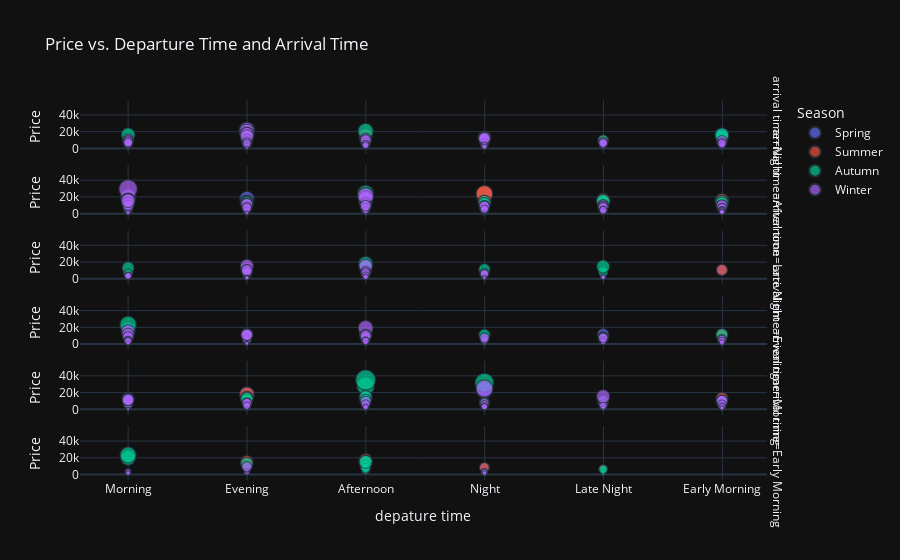

Notebook source saved alongside this figure:
### Code cell
import plotly.express as px

# Assuming your DataFrame is named 'data'
fig = px.scatter(data, 
                 x='depature time',  # Assuming there is a typo in your column name 'depature time'
                 y='Price', 
                 color='Season',
                 size='Price',
                 facet_row='arrival time',
                 title='Price vs. Departure Time and Arrival Time',
                 template='plotly_dark')

fig.show()

### Figure 1 — Plotly figure (JSON) as saved in the notebook; plotly's stock layout.template omitted (floating-point values rounded to 4 significant figures; data arrays with more than 128 entries replaced by an {"elided": "..."} marker saying what was removed)
{"data": [{"hovertemplate": "Season=Spring<br>arrival time=Night<br>depature time=%{x}<br>Price=%{marker.size}<extra></extra>", "legendgroup": "Spring", "marker": {"color": "#636efa", "size": {"elided": "268 float values"}, "sizemode": "area", "sizeref": 89.27, "symbol": "circle"}, "mode": "markers", "name": "Spring", "showlegend": true, "type": "scattergl", "x": {"elided": "268 str values"}, "xaxis": "x6", "y": {"elided": "268 float values"}, "yaxis": "y6"}, {"hovertemplate": "Season=Spring<br>arrival time=Afternoon<br>depature time=%{x}<br>Price=%{marker.size}<extra></extra>", "legendgroup": "Spring", "marker": {"color": "#636efa", "size": {"elided": "336 float values"}, "sizemode": "area", "sizeref": 89.27, "symbol": "circle"}, "mode": "markers", "name": "Spring", "showlegend": false, "type": "scattergl", "x": {"elided": "336 str values"}, "xaxis": "x5", "y": {"elided": "336 float values"}, "yaxis": "y5"}, {"hovertemplate": "Season=Spring<br>arrival time=Late Night<br>depature time=%{x}<br>Price=%{marker.size}<extra></extra>", "legendgroup": "Spring", "marker": {"color": "#636efa", "size": [2727.0, 8291.0, 1267.0, 8507.0, 6770.0, 1431.0, 2028.0, 6134.0, 5269.0, 2353.0, 3658.0, 6770.0, 2752.0, 1562.0, 6385.0, 6115.0, 5624.0, 1581.0, 6115.0, 1878.0, 2725.0, 5624.0, 8288.0, 1698.0, 1572.0, 3066.0, 3877.0, 2866.0, 4778.0, 1005.0, 2157.0, 3494.0, 2364.0, 4570.0, 7125.0, 8507.0, 6880.0, 1829.0, 4152.0, 2695.0, 2730, 4060.0, 10670.0, 6115.0, 5722.0, 6424.0, 6115.0, 5722.0, 5187, 2812.0, 1504.0, 11050.0, 1777.0, 1013.0, 6279, 3511.0, 2520.0, 5460, 6880.0, 6391.0, 3522.0, 3331.0, 8616.0, 6115.0, 5050.0, 4180.0, 4696.0, 4169.0, 3388.0, 6224.0, 4177.0, 2110.0, 7305.0, 3781.0, 3200.0, 1267.0, 1562.0, 8264.0, 2359.0, 9995.0, 5212.0, 3404.0, 5736.0, 6486.0, 2946.0, 4311.0, 1133.0, 3781.0, 5212.0], "sizemode": "area", "sizeref": 89.27, "symbol": "circle"}, "mode": "markers", "name": "Spring", "showlegend": false, "type": "scattergl", "x": ["Afternoon", "Afternoon", "Night", "Evening", "Afternoon", "Evening", "Evening", "Afternoon", "Afternoon", "Evening", "Afternoon", "Morning", "Afternoon", "Evening", "Afternoon", "Evening", "Afternoon", "Evening", "Evening", "Late Night", "Late Night", "Afternoon", "Afternoon", "Evening", "Evening", "Evening", "Night", "Evening", "Evening", "Evening", "Afternoon", "Evening", "Afternoon", "Evening", "Afternoon", "Evening", "Afternoon", "Afternoon", "Evening", "Evening", "Morning", "Afternoon", "Evening", "Afternoon", "Afternoon", "Evening", "Evening", "Evening", "Afternoon", "Evening", "Late Night", "Early Morning", "Evening", "Night", "Afternoon", "Evening", "Night", "Afternoon", "Afternoon", "Evening", "Night", "Evening", "Evening", "Afternoon", "Afternoon", "Afternoon", "Afternoon", "Afternoon", "Night", "Evening", "Afternoon", "Afternoon", "Afternoon", "Afternoon", "Afternoon", "Night", "Morning", "Afternoon", "Evening", "Afternoon", "Afternoon", "Afternoon", "Afternoon", "Afternoon", "Afternoon", "Afternoon", "Evening", "Afternoon", "Afternoon"], "xaxis": "x4", "y": [2727.0, 8291.0, 1267.0, 8507.0, 6770.0, 1431.0, 2028.0, 6134.0, 5269.0, 2353.0, 3658.0, 6770.0, 2752.0, 1562.0, 6385.0, 6115.0, 5624.0, 1581.0, 6115.0, 1878.0, 2725.0, 5624.0, 8288.0, 1698.0, 1572.0, 3066.0, 3877.0, 2866.0, 4778.0, 1005.0, 2157.0, 3494.0, 2364.0, 4570.0, 7125.0, 8507.0, 6880.0, 1829.0, 4152.0, 2695.0, 2730, 4060.0, 10670.0, 6115.0, 5722.0, 6424.0, 6115.0, 5722.0, 5187, 2812.0, 1504.0, 11050.0, 1777.0, 1013.0, 6279, 3511.0, 2520.0, 5460, 6880.0, 6391.0, 3522.0, 3331.0, 8616.0, 6115.0, 5050.0, 4180.0, 4696.0, 4169.0, 3388.0, 6224.0, 4177.0, 2110.0, 7305.0, 3781.0, 3200.0, 1267.0, 1562.0, 8264.0, 2359.0, 9995.0, 5212.0, 3404.0, 5736.0, 6486.0, 2946.0, 4311.0, 1133.0, 3781.0, 5212.0], "yaxis": "y4"}, {"hovertemplate": "Season=Spring<br>arrival time=Evening<br>depature time=%{x}<br>Price=%{marker.size}<extra></extra>", "legendgroup": "Spring", "marker": {"color": "#636efa", "size": {"elided": "235 float values"}, "sizemode": "area", "sizeref": 89.27, "symbol": "circle"}, "mode": "markers", "name": "Spring", "showlegend": false, "type": "scattergl", "x": {"elided": "235 str values"}, "xaxis": "x3", "y": {"elided": "235 float values"}, "yaxis": "y3"}, {"hovertemplate": "Season=Spring<br>arrival time=Morning<br>depature time=%{x}<br>Price=%{marker.size}<extra></extra>", "legendgroup": "Spring", "marker": {"color": "#636efa", "size": {"elided": "160 float values"}, "sizemode": "area", "sizeref": 89.27, "symbol": "circle"}, "mode": "markers", "name": "Spring", "showlegend": false, "type": "scattergl", "x": {"elided": "160 str values"}, "xaxis": "x2", "y": {"elided": "160 float values"}, "yaxis": "y2"}, {"hovertemplate": "Season=Spring<br>arrival time=Early Morning<br>depature time=%{x}<br>Price=%{marker.size}<extra></extra>", "legendgroup": "Spring", "marker": {"color": "#636efa", "size": [8520.0, 9700.0, 3396.0, 3524.0, 1660.0, 1269.0, 1622.0, 9675.0], "sizemode": "area", "sizeref": 89.27, "symbol": "circle"}, "mode": "markers", "name": "Spring", "showlegend": false, "type": "scattergl", "x": ["Night", "Afternoon", "Night", "Night", "Night", "Night", "Late Night", "Afternoon"], "xaxis": "x", "y": [8520.0, 9700.0, 3396.0, 3524.0, 1660.0, 1269.0, 1622.0, 9675.0], "yaxis": "y"}, {"hovertemplate": "Season=Summer<br>arrival time=Night<br>depature time=%{x}<br>Price=%{marker.size}<extra></extra>", "legendgroup": "Summer", "marker": {"color": "#EF553B", "size": {"elided": "252 float values"}, "sizemode": "area", "sizeref": 89.27, "symbol": "circle"}, "mode": "markers", "name": "Summer", "showlegend": true, "type": "scattergl", "x": {"elided": "252 str values"}, "xaxis": "x6", "y": {"elided": "252 float values"}, "yaxis": "y6"}, {"hovertemplate": "Season=Summer<br>arrival time=Afternoon<br>depature time=%{x}<br>Price=%{marker.size}<extra></extra>", "legendgroup": "Summer", "marker": {"color": "#EF553B", "size": {"elided": "341 float values"}, "sizemode": "area", "sizeref": 89.27, "symbol": "circle"}, "mode": "markers", "name": "Summer", "showlegend": false, "type": "scattergl", "x": {"elided": "341 str values"}, "xaxis": "x5", "y": {"elided": "341 float values"}, "yaxis": "y5"}, {"hovertemplate": "Season=Summer<br>arrival time=Late Night<br>depature time=%{x}<br>Price=%{marker.size}<extra></extra>", "legendgroup": "Summer", "marker": {"color": "#EF553B", "size": [3194.0, 5733, 7862.0, 1774.0, 2594.0, 3658.0, 3658.0, 8294.0, 999.2, 2129.0, 10020.0, 6779.0, 4685.0, 8507.0, 2569.0, 4641, 4728.0, 10570.0, 6170.0, 6170.0, 3085.0, 2866.0, 6497.0, 7316.0, 7780.0, 3620.0, 1283.0, 3931.0, 7054.0, 10570.0, 3265.0, 7423.0, 7759.0, 3658.0, 6907.0, 5378.0, 3194.0, 8695.0, 2785.0, 7082.0, 7082.0, 7780.0, 4313.0, 2157.0, 7472.0, 10020.0, 7082.0, 11050.0, 2708.0, 2512.0, 1870.0, 9664.0, 3781.0, 7082.0, 2457, 3265.0, 7412.0, 3527.0, 7456.0, 4286.0, 3385.0, 3612.0, 15040.0, 1870.0, 4040.0, 6279, 5487.0, 7054.0, 5214.0, 4641, 1332.0, 4313.0, 2129.0, 4079.0, 3112.0, 7456.0, 6162.0, 2735.0, 3931.0, 2075.0, 1906.0, 3415.0, 6962.0, 8695.0, 4182.0, 6115.0, 7469.0, 7082.0, 4147.0, 6907.0, 5733, 2695.0, 7780.0, 10510.0, 4641, 2048.0, 6279, 4384.0, 6137.0, 2866.0, 12950.0, 1228.0, 3265.0, 3246.0, 4586.0, 3931.0, 6140.0, 7054.0, 7295.0, 2787.0, 11050.0], "sizemode": "area", "sizeref": 89.27, "symbol": "circle"}, "mode": "markers", "name": "Summer", "showlegend": false, "type": "scattergl", "x": ["Evening", "Evening", "Afternoon", "Evening", "Afternoon", "Night", "Night", "Afternoon", "Evening", "Afternoon", "Evening", "Afternoon", "Afternoon", "Evening", "Afternoon", "Evening", "Evening", "Afternoon", "Evening", "Evening", "Evening", "Evening", "Afternoon", "Afternoon", "Afternoon", "Evening", "Evening", "Evening", "Afternoon", "Evening", "Afternoon", "Afternoon", "Afternoon", "Afternoon", "Afternoon", "Afternoon", "Afternoon", "Afternoon", "Morning", "Afternoon", "Evening", "Afternoon", "Afternoon", "Afternoon", "Afternoon", "Afternoon", "Afternoon", "Early Morning", "Evening", "Afternoon", "Night", "Evening", "Afternoon", "Afternoon", "Evening", "Afternoon", "Afternoon", "Night", "Evening", "Afternoon", "Afternoon", "Evening", "Afternoon", "Night", "Evening", "Afternoon", "Afternoon", "Afternoon", "Evening", "Evening", "Morning", "Evening", "Evening", "Afternoon", "Afternoon", "Afternoon", "Afternoon", "Morning", "Evening", "Evening", "Evening", "Morning", "Afternoon", "Afternoon", "Afternoon", "Evening", "Afternoon", "Afternoon", "Afternoon", "Afternoon", "Afternoon", "Late Night", "Afternoon", "Evening", "Afternoon", "Evening", "Night", "Afternoon", "Afternoon", "Afternoon", "Evening", "Night", "Afternoon", "Evening", "Evening", "Morning", "Afternoon", "Afternoon", "Evening", "Evening", "Evening"], "xaxis": "x4", "y": [3194.0, 5733, 7862.0, 1774.0, 2594.0, 3658.0, 3658.0, 8294.0, 999.2, 2129.0, 10020.0, 6779.0, 4685.0, 8507.0, 2569.0, 4641, 4728.0, 10570.0, 6170.0, 6170.0, 3085.0, 2866.0, 6497.0, 7316.0, 7780.0, 3620.0, 1283.0, 3931.0, 7054.0, 10570.0, 3265.0, 7423.0, 7759.0, 3658.0, 6907.0, 5378.0, 3194.0, 8695.0, 2785.0, 7082.0, 7082.0, 7780.0, 4313.0, 2157.0, 7472.0, 10020.0, 7082.0, 11050.0, 2708.0, 2512.0, 1870.0, 9664.0, 3781.0, 7082.0, 2457, 3265.0, 7412.0, 3527.0, 7456.0, 4286.0, 3385.0, 3612.0, 15040.0, 1870.0, 4040.0, 6279, 5487.0, 7054.0, 5214.0, 4641, 1332.0, 4313.0, 2129.0, 4079.0, 3112.0, 7456.0, 6162.0, 2735.0, 3931.0, 2075.0, 1906.0, 3415.0, 6962.0, 8695.0, 4182.0, 6115.0, 7469.0, 7082.0, 4147.0, 6907.0, 5733, 2695.0, 7780.0, 10510.0, 4641, 2048.0, 6279, 4384.0, 6137.0, 2866.0, 12950.0, 1228.0, 3265.0, 3246.0, 4586.0, 3931.0, 6140.0, 7054.0, 7295.0, 2787.0, 11050.0], "yaxis": "y4"}, {"hovertemplate": "Season=Summer<br>arrival time=Evening<br>depature time=%{x}<br>Price=%{marker.size}<extra></extra>", "legendgroup": "Summer", "marker": {"color": "#EF553B", "size": {"elided": "208 float values"}, "sizemode": "area", "sizeref": 89.27, "symbol": "circle"}, "mode": "markers", "name": "Summer", "showlegend": false, "type": "scattergl", "x": {"elided": "208 str values"}, "xaxis": "x3", "y": {"elided": "208 float values"}, "yaxis": "y3"}, {"hovertemplate": "Season=Summer<br>arrival time=Morning<br>depature time=%{x}<br>Price=%{marker.size}<extra></extra>", "legendgroup": "Summer", "marker": {"color": "#EF553B", "size": {"elided": "163 float values"}, "sizemode": "area", "sizeref": 89.27, "symbol": "circle"}, "mode": "markers", "name": "Summer", "showlegend": false, "type": "scattergl", "x": {"elided": "163 str values"}, "xaxis": "x2", "y": {"elided": "163 float values"}, "yaxis": "y2"}, {"hovertemplate": "Season=Summer<br>arrival time=Early Morning<br>depature time=%{x}<br>Price=%{marker.size}<extra></extra>", "legendgroup": "Summer", "marker": {"color": "#EF553B", "size": [6795.0, 6530.0, 8681.0, 2563.0, 16860.0, 9705.0, 15040.0, 2869.0, 3494.0, 8081.0, 4922.0, 1613.0, 6547.0, 3030.0, 1398.0, 1518.0], "sizemode": "area", "sizeref": 89.27, "symbol": "circle"}, "mode": "markers", "name": "Summer", "showlegend": false, "type": "scattergl", "x": ["Afternoon", "Late Night", "Night", "Late Night", "Afternoon", "Afternoon", "Evening", "Late Night", "Late Night", "Afternoon", "Afternoon", "Late Night", "Late Night", "Night", "Late Night", "Late Night"], "xaxis": "x", "y": [6795.0, 6530.0, 8681.0, 2563.0, 16860.0, 9705.0, 15040.0, 2869.0, 3494.0, 8081.0, 4922.0, 1613.0, 6547.0, 3030.0, 1398.0, 1518.0], "yaxis": "y"}, {"hovertemplate": "Season=Autumn<br>arrival time=Night<br>depature time=%{x}<br>Price=%{marker.size}<extra></extra>", "legendgroup": "Autumn", "marker": {"color": "#00cc96", "size": {"elided": "237 float values"}, "sizemode": "area", "sizeref": 89.27, "symbol": "circle"}, "mode": "markers", "name": "Autumn", "showlegend": true, "type": "scattergl", "x": {"elided": "237 str values"}, "xaxis": "x6", "y": {"elided": "237 float values"}, "yaxis": "y6"}, {"hovertemplate": "Season=Autumn<br>arrival time=Afternoon<br>depature time=%{x}<br>Price=%{marker.size}<extra></extra>", "legendgroup": "Autumn", "marker": {"color": "#00cc96", "size": {"elided": "339 float values"}, "sizemode": "area", "sizeref": 89.27, "symbol": "circle"}, "mode": "markers", "name": "Autumn", "showlegend": false, "type": "scattergl", "x": {"elided": "339 str values"}, "xaxis": "x5", "y": {"elided": "339 float values"}, "yaxis": "y5"}, {"hovertemplate": "Season=Autumn<br>arrival time=Late Night<br>depature time=%{x}<br>Price=%{marker.size}<extra></extra>", "legendgroup": "Autumn", "marker": {"color": "#00cc96", "size": [2157.0, 7054.0, 8681.0, 3156.0, 3931.0, 10140.0, 10020.0, 7780.0, 3844.0, 4313.0, 8026.0, 11150.0, 5460, 7262.0, 8709.0, 10140.0, 7082.0, 1447.0, 2211.0, 8081.0, 3912.0, 3557.0, 3817.0, 10730.0, 11850.0, 5378.0, 15200.0, 3522.0, 1515.0, 5187, 5378.0, 1635.0, 5878.0, 7054.0, 5460, 1611.0, 3879.0, 8081.0, 13850.0, 1753.0, 8081.0, 4559.0, 7780.0, 5460, 5460, 7082.0, 4559.0, 6314.0, 6907.0, 2875.0, 8081.0, 5495.0, 6061.0, 6314.0, 4341.0, 1884.0, 4723.0, 7082.0, 4641, 8709.0, 8681.0, 1829.0, 3827.0, 3658.0, 7054.0, 10220.0, 7780.0, 2277.0, 7780.0, 7262.0, 8569.0, 5214.0, 8081.0, 2157.0, 1622.0, 2239.0, 7054.0, 6314.0, 1802.0, 2866.0, 6907.0, 1209.0, 4586.0, 8559.0, 1829.0, 8119.0, 7054.0, 1611.0, 4191.0, 7082.0, 10020.0, 4395.0, 7180.0, 10460.0, 4586.0, 4079.0, 4723.0, 5460, 3522.0, 18420.0, 3931.0, 5460, 7082.0, 13570.0, 5269.0, 7082.0, 7082.0, 6907.0, 5378.0, 2009.0, 1938.0, 5242.0, 10870.0, 6907.0, 6061.0, 2274.0], "sizemode": "area", "sizeref": 89.27, "symbol": "circle"}, "mode": "markers", "name": "Autumn", "showlegend": false, "type": "scattergl", "x": ["Afternoon", "Afternoon", "Evening", "Morning", "Morning", "Afternoon", "Evening", "Afternoon", "Afternoon", "Afternoon", "Afternoon", "Evening", "Afternoon", "Evening", "Late Night", "Evening", "Afternoon", "Evening", "Afternoon", "Morning", "Afternoon", "Afternoon", "Afternoon", "Evening", "Night", "Afternoon", "Late Night", "Morning", "Evening", "Afternoon", "Afternoon", "Evening", "Evening", "Afternoon", "Morning", "Morning", "Afternoon", "Afternoon", "Afternoon", "Afternoon", "Morning", "Morning", "Afternoon", "Afternoon", "Afternoon", "Afternoon", "Morning", "Afternoon", "Morning", "Afternoon", "Afternoon", "Evening", "Evening", "Afternoon", "Afternoon", "Morning", "Evening", "Afternoon", "Afternoon", "Afternoon", "Evening", "Evening", "Afternoon", "Evening", "Afternoon", "Afternoon", "Afternoon", "Evening", "Afternoon", "Afternoon", "Afternoon", "Afternoon", "Afternoon", "Afternoon", "Evening", "Morning", "Afternoon", "Afternoon", "Evening", "Evening", "Morning", "Afternoon", "Afternoon", "Afternoon", "Afternoon", "Afternoon", "Afternoon", "Morning", "Afternoon", "Afternoon", "Afternoon", "Afternoon", "Afternoon", "Evening", "Morning", "Afternoon", "Evening", "Afternoon", "Morning", "Afternoon", "Evening", "Morning", "Afternoon", "Morning", "Afternoon", "Evening", "Evening", "Morning", "Morning", "Late Night", "Afternoon", "Morning", "Evening", "Morning", "Evening", "Afternoon"], "xaxis": "x4", "y": [2157.0, 7054.0, 8681.0, 3156.0, 3931.0, 10140.0, 10020.0, 7780.0, 3844.0, 4313.0, 8026.0, 11150.0, 5460, 7262.0, 8709.0, 10140.0, 7082.0, 1447.0, 2211.0, 8081.0, 3912.0, 3557.0, 3817.0, 10730.0, 11850.0, 5378.0, 15200.0, 3522.0, 1515.0, 5187, 5378.0, 1635.0, 5878.0, 7054.0, 5460, 1611.0, 3879.0, 8081.0, 13850.0, 1753.0, 8081.0, 4559.0, 7780.0, 5460, 5460, 7082.0, 4559.0, 6314.0, 6907.0, 2875.0, 8081.0, 5495.0, 6061.0, 6314.0, 4341.0, 1884.0, 4723.0, 7082.0, 4641, 8709.0, 8681.0, 1829.0, 3827.0, 3658.0, 7054.0, 10220.0, 7780.0, 2277.0, 7780.0, 7262.0, 8569.0, 5214.0, 8081.0, 2157.0, 1622.0, 2239.0, 7054.0, 6314.0, 1802.0, 2866.0, 6907.0, 1209.0, 4586.0, 8559.0, 1829.0, 8119.0, 7054.0, 1611.0, 4191.0, 7082.0, 10020.0, 4395.0, 7180.0, 10460.0, 4586.0, 4079.0, 4723.0, 5460, 3522.0, 18420.0, 3931.0, 5460, 7082.0, 13570.0, 5269.0, 7082.0, 7082.0, 6907.0, 5378.0, 2009.0, 1938.0, 5242.0, 10870.0, 6907.0, 6061.0, 2274.0], "yaxis": "y4"}, {"hovertemplate": "Season=Autumn<br>arrival time=Evening<br>depature time=%{x}<br>Price=%{marker.size}<extra></extra>", "legendgroup": "Autumn", "marker": {"color": "#00cc96", "size": {"elided": "222 float values"}, "sizemode": "area", "sizeref": 89.27, "symbol": "circle"}, "mode": "markers", "name": "Autumn", "showlegend": false, "type": "scattergl", "x": {"elided": "222 str values"}, "xaxis": "x3", "y": {"elided": "222 float values"}, "yaxis": "y3"}, {"hovertemplate": "Season=Autumn<br>arrival time=Morning<br>depature time=%{x}<br>Price=%{marker.size}<extra></extra>", "legendgroup": "Autumn", "marker": {"color": "#00cc96", "size": {"elided": "157 float values"}, "sizemode": "area", "sizeref": 89.27, "symbol": "circle"}, "mode": "markers", "name": "Autumn", "showlegend": false, "type": "scattergl", "x": {"elided": "157 str values"}, "xaxis": "x2", "y": {"elided": "157 float values"}, "yaxis": "y2"}, {"hovertemplate": "Season=Autumn<br>arrival time=Early Morning<br>depature time=%{x}<br>Price=%{marker.size}<extra></extra>", "legendgroup": "Autumn", "marker": {"color": "#00cc96", "size": [5378.0, 20190.0, 15200.0, 11080.0, 4652.0, 5542.0, 3030.0, 1521.0, 5362.0, 11030.0, 23640.0, 2869.0, 8081.0, 6541.0, 13310.0, 15200.0], "sizemode": "area", "sizeref": 89.27, "symbol": "circle"}, "mode": "markers", "name": "Autumn", "showlegend": false, "type": "scattergl", "x": ["Afternoon", "Morning", "Afternoon", "Afternoon", "Late Night", "Afternoon", "Night", "Late Night", "Afternoon", "Afternoon", "Morning", "Late Night", "Afternoon", "Late Night", "Evening", "Afternoon"], "xaxis": "x", "y": [5378.0, 20190.0, 15200.0, 11080.0, 4652.0, 5542.0, 3030.0, 1521.0, 5362.0, 11030.0, 23640.0, 2869.0, 8081.0, 6541.0, 13310.0, 15200.0], "yaxis": "y"}, {"hovertemplate": "Season=Winter<br>arrival time=Night<br>depature time=%{x}<br>Price=%{marker.size}<extra></extra>", "legendgroup": "Winter", "marker": {"color": "#ab63fa", "size": {"elided": "290 float values"}, "sizemode": "area", "sizeref": 89.27, "symbol": "circle"}, "mode": "markers", "name": "Winter", "showlegend": true, "type": "scattergl", "x": {"elided": "290 str values"}, "xaxis": "x6", "y": {"elided": "290 float values"}, "yaxis": "y6"}, {"hovertemplate": "Season=Winter<br>arrival time=Afternoon<br>depature time=%{x}<br>Price=%{marker.size}<extra></extra>", "legendgroup": "Winter", "marker": {"color": "#ab63fa", "size": {"elided": "331 float values"}, "sizemode": "area", "sizeref": 89.27, "symbol": "circle"}, "mode": "markers", "name": "Winter", "showlegend": false, "type": "scattergl", "x": {"elided": "331 str values"}, "xaxis": "x5", "y": {"elided": "331 float values"}, "yaxis": "y5"}, {"hovertemplate": "Season=Winter<br>arrival time=Late Night<br>depature time=%{x}<br>Price=%{marker.size}<extra></extra>", "legendgroup": "Winter", "marker": {"color": "#ab63fa", "size": [6224.0, 6306.0, 4161.0, 10670.0, 6525.0, 6279, 4199.0, 1723.0, 2700.0, 1016.0, 1829.0, 2020.0, 2159.0, 1540.0, 1512.0, 1507.0, 10540.0, 2697.0, 3789.0, 4341.0, 9511.0, 5687.0, 4341.0, 3915.0, 9558.0, 2320.0, 15920.0, 1013.0, 1313.0, 6031.0, 10670.0, 6486.0, 3797.0, 1720.0, 4242.0, 7016.0, 7469.0, 15890.0, 7868.0, 2394.0, 3410.0, 4196.0, 8924.0, 4199.0, 2056.0, 5474.0, 6279, 8507.0, 2501.0, 7090.0, 2320.0, 10670.0, 1919.0, 2419.0, 1400.0, 1540.0, 1805.0, 4341.0, 2703.0], "sizemode": "area", "sizeref": 89.27, "symbol": "circle"}, "mode": "markers", "name": "Winter", "showlegend": false, "type": "scattergl", "x": ["Afternoon", "Afternoon", "Evening", "Evening", "Afternoon", "Afternoon", "Afternoon", "Evening", "Afternoon", "Afternoon", "Evening", "Afternoon", "Night", "Evening", "Late Night", "Late Night", "Evening", "Afternoon", "Morning", "Morning", "Afternoon", "Afternoon", "Afternoon", "Afternoon", "Afternoon", "Afternoon", "Evening", "Afternoon", "Evening", "Afternoon", "Evening", "Afternoon", "Morning", "Evening", "Afternoon", "Night", "Afternoon", "Afternoon", "Afternoon", "Night", "Afternoon", "Afternoon", "Afternoon", "Afternoon", "Afternoon", "Afternoon", "Night", "Evening", "Late Night", "Afternoon", "Afternoon", "Evening", "Evening", "Afternoon", "Night", "Evening", "Afternoon", "Afternoon", "Afternoon"], "xaxis": "x4", "y": [6224.0, 6306.0, 4161.0, 10670.0, 6525.0, 6279, 4199.0, 1723.0, 2700.0, 1016.0, 1829.0, 2020.0, 2159.0, 1540.0, 1512.0, 1507.0, 10540.0, 2697.0, 3789.0, 4341.0, 9511.0, 5687.0, 4341.0, 3915.0, 9558.0, 2320.0, 15920.0, 1013.0, 1313.0, 6031.0, 10670.0, 6486.0, 3797.0, 1720.0, 4242.0, 7016.0, 7469.0, 15890.0, 7868.0, 2394.0, 3410.0, 4196.0, 8924.0, 4199.0, 2056.0, 5474.0, 6279, 8507.0, 2501.0, 7090.0, 2320.0, 10670.0, 1919.0, 2419.0, 1400.0, 1540.0, 1805.0, 4341.0, 2703.0], "yaxis": "y4"}, {"hovertemplate": "Season=Winter<br>arrival time=Evening<br>depature time=%{x}<br>Price=%{marker.size}<extra></extra>", "legendgroup": "Winter", "marker": {"color": "#ab63fa", "size": {"elided": "247 float values"}, "sizemode": "area", "sizeref": 89.27, "symbol": "circle"}, "mode": "markers", "name": "Winter", "showlegend": false, "type": "scattergl", "x": {"elided": "247 str values"}, "xaxis": "x3", "y": {"elided": "247 float values"}, "yaxis": "y3"}, {"hovertemplate": "Season=Winter<br>arrival time=Morning<br>depature time=%{x}<br>Price=%{marker.size}<extra></extra>", "legendgroup": "Winter", "marker": {"color": "#ab63fa", "size": {"elided": "156 float values"}, "sizemode": "area", "sizeref": 89.27, "symbol": "circle"}, "mode": "markers", "name": "Winter", "showlegend": false, "type": "scattergl", "x": {"elided": "156 str values"}, "xaxis": "x2", "y": {"elided": "156 float values"}, "yaxis": "y2"}, {"hovertemplate": "Season=Winter<br>arrival time=Early Morning<br>depature time=%{x}<br>Price=%{marker.size}<extra></extra>", "legendgroup": "Winter", "marker": {"color": "#ab63fa", "size": [3500.0, 3404.0, 1005.0, 2479.0, 2984.0, 909.1, 9386.0, 1840.0, 1163.0, 3382.0, 1848.0], "sizemode": "area", "sizeref": 89.27, "symbol": "circle"}, "mode": "markers", "name": "Winter", "showlegend": false, "type": "scattergl", "x": ["Night", "Morning", "Night", "Night", "Evening", "Night", "Evening", "Morning", "Night", "Night", "Night"], "xaxis": "x", "y": [3500.0, 3404.0, 1005.0, 2479.0, 2984.0, 909.1, 9386.0, 1840.0, 1163.0, 3382.0, 1848.0], "yaxis": "y"}], "layout": {"annotations": [{"font": {}, "showarrow": false, "text": "arrival time=Early Morning", "textangle": 90, "x": 0.98, "xanchor": "left", "xref": "paper", "y": 0.07083, "yanchor": "middle", "yref": "paper"}, {"font": {}, "showarrow": false, "text": "arrival time=Morning", "textangle": 90, "x": 0.98, "xanchor": "left", "xref": "paper", "y": 0.2425, "yanchor": "middle", "yref": "paper"}, {"font": {}, "showarrow": false, "text": "arrival time=Evening", "textangle": 90, "x": 0.98, "xanchor": "left", "xref": "paper", "y": 0.4142, "yanchor": "middle", "yref": "paper"}, {"font": {}, "showarrow": false, "text": "arrival time=Late Night", "textangle": 90, "x": 0.98, "xanchor": "left", "xref": "paper", "y": 0.5858, "yanchor": "middle", "yref": "paper"}, {"font": {}, "showarrow": false, "text": "arrival time=Afternoon", "textangle": 90, "x": 0.98, "xanchor": "left", "xref": "paper", "y": 0.7575, "yanchor": "middle", "yref": "paper"}, {"font": {}, "showarrow": false, "text": "arrival time=Night", "textangle": 90, "x": 0.98, "xanchor": "left", "xref": "paper", "y": 0.9292, "yanchor": "middle", "yref": "paper"}], "legend": {"itemsizing": "constant", "title": {"text": "Season"}, "tracegroupgap": 0}, "title": {"text": "Price vs. Departure Time and Arrival Time"}, "xaxis": {"anchor": "y", "domain": [0, 0.98], "title": {"text": "depature time"}}, "xaxis2": {"anchor": "y2", "domain": [0, 0.98], "matches": "x", "showticklabels": false}, "xaxis3": {"anchor": "y3", "domain": [0, 0.98], "matches": "x", "showticklabels": false}, "xaxis4": {"anchor": "y4", "domain": [0, 0.98], "matches": "x", "showticklabels": false}, "xaxis5": {"anchor": "y5", "domain": [0, 0.98], "matches": "x", "showticklabels": false}, "xaxis6": {"anchor": "y6", "domain": [0, 0.98], "matches": "x", "showticklabels": false}, "yaxis": {"anchor": "x", "domain": [0, 0.1417], "title": {"text": "Price"}}, "yaxis2": {"anchor": "x2", "domain": [0.1717, 0.3133], "matches": "y", "title": {"text": "Price"}}, "yaxis3": {"anchor": "x3", "domain": [0.3433, 0.485], "matches": "y", "title": {"text": "Price"}}, "yaxis4": {"anchor": "x4", "domain": [0.515, 0.6567], "matches": "y", "title": {"text": "Price"}}, "yaxis5": {"anchor": "x5", "domain": [0.6867, 0.8283], "matches": "y", "title": {"text": "Price"}}, "yaxis6": {"anchor": "x6", "domain": [0.8583, 1], "matches": "y", "title": {"text": "Price"}}}}
